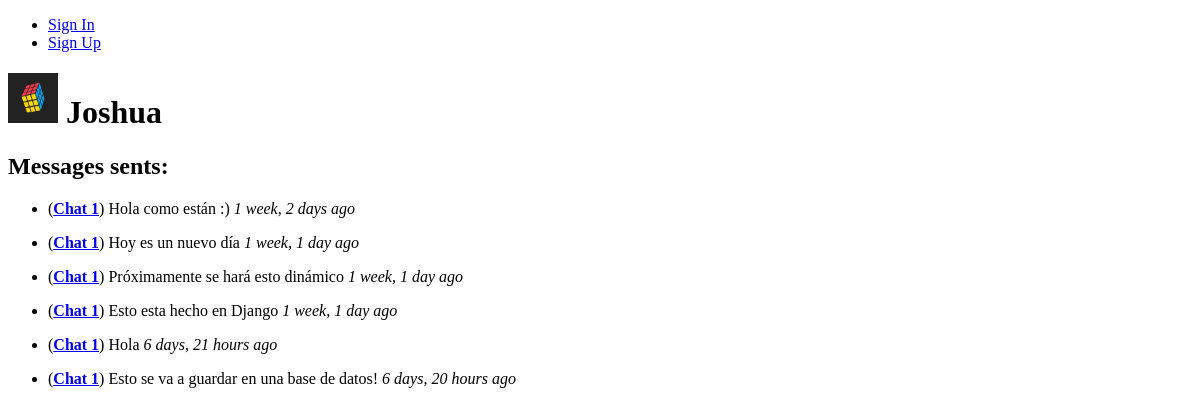
The page /profile/2 on the database as committed earlier.
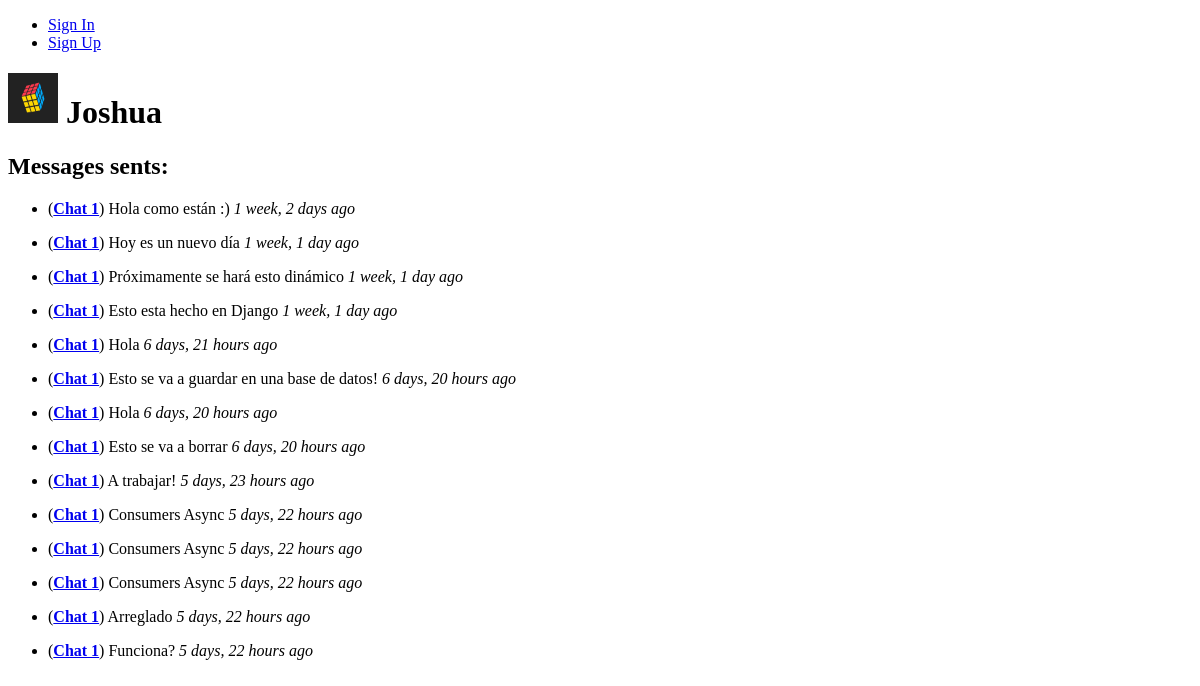
The same page on the database as committed later.
### chat/models.py (models this page shows, shortened)
class Profile(models.Model):
    user = models.OneToOneField(User, on_delete=models.CASCADE)
    img = models.ImageField(upload_to='chat/profile_pics/', default='chat/profile_pics/default_profile_logo.png', blank=True)

class Message(models.Model):
    sender = models.ForeignKey(Profile, related_name='messages_sents', on_delete=models.SET_NULL, null=True)
    chat = models.ForeignKey(Chat, related_name='messages', on_delete=models.CASCADE, default=None)
    date_sent = models.DateTimeField(auto_now_add=True)
    text = models.TextField()
    file = models.FileField(upload_to='chat/chat_files', blank=True, default=None)
    class Meta:
        ordering = ('date_sent',)

class Chat(models.Model):
    name = models.CharField(max_length=100)
    description = models.TextField()
    users = models.ManyToManyField(Profile, related_name='chats')

### chat/views.py (the view)
# urls.py: path(('profile/<int:id>'), views.profile_view, name='profile_view'),
def profile_view(request, id):
    profile = Profile.objects.get(id=id)
    messages_sents = Message.objects.filter(sender_id=id)
    context = {'profile': profile, 'messages_sents': messages_sents}
    return render(request, 'profile.html', context)

### chat/templates/profile.html
{% extends "base.html" %}
{% block content %}
    <h1>
        <img src="{{ profile.img.url }}" alt="{{ profile.user.username }}" width="50" height="50"> {{ profile.user.username }}
    </h1>
    <h2>
        Messages sents:
    </h2>
    <div>
        <ul>
            {% load humanize %}
            {% for message in messages_sents %}
                <li>
                    <p>(<a href="{% url 'chat_interaction_view' message.chat.id %}"><strong>{{message.chat.name}}</a></strong>) {{ message.text }} <em>{{ message.date_sent|timesince }} ago</em></p>
                </li>
            {% endfor %}
        </ul>
    </div>
{% endblock %}

### chat/templates/base.html (shortened to what this page needs)
<!DOCTYPE html>
<html lang="en">
<head>
</head>
<body>
    {% include '_navbar.html' %}
    {% block content %}
    {% endblock %}
</body>
</html>

### chat/templates/_navbar.html
<nav>
    <ul>
        {% if user.is_authenticated %}
        <li><a href="{% url 'home' %}">Home</a></li>
        <li><a href="{% url 'profile_view' request.user.profile.id %}">My Profile</a></li>
        <li><a href="{% url 'signout' %}">Sign Out</a></li>
        {% else %}
        <li><a href="{% url 'signin' %}">Sign In</a></li>
        <li><a href="{% url 'signup' %}">Sign Up</a></li>
        {% endif %}
    </ul>
</nav>

Rows that differ between the two databases and show on the page:
added Message: chat.name "Chat 1", text "Hola", date_sent "6 days, 20 hours"
added Message: chat.name "Chat 1", text "Esto se va a borrar", date_sent "6 days, 20 hours"
added Message: chat.name "Chat 1", text "A trabajar!", date_sent "5 days, 23 hours"
added Message: chat.name "Chat 1", text "Consumers Async", date_sent "5 days, 22 hours"
added Message: chat.name "Chat 1", text "Consumers Async", date_sent "5 days, 22 hours"
added Message: chat.name "Chat 1", text "Consumers Async", date_sent "5 days, 22 hours"
added Message: chat.name "Chat 1", text "Arreglado", date_sent "5 days, 22 hours"
added Message: chat.name "Chat 1", text "Funciona?", date_sent "5 days, 22 hours"
